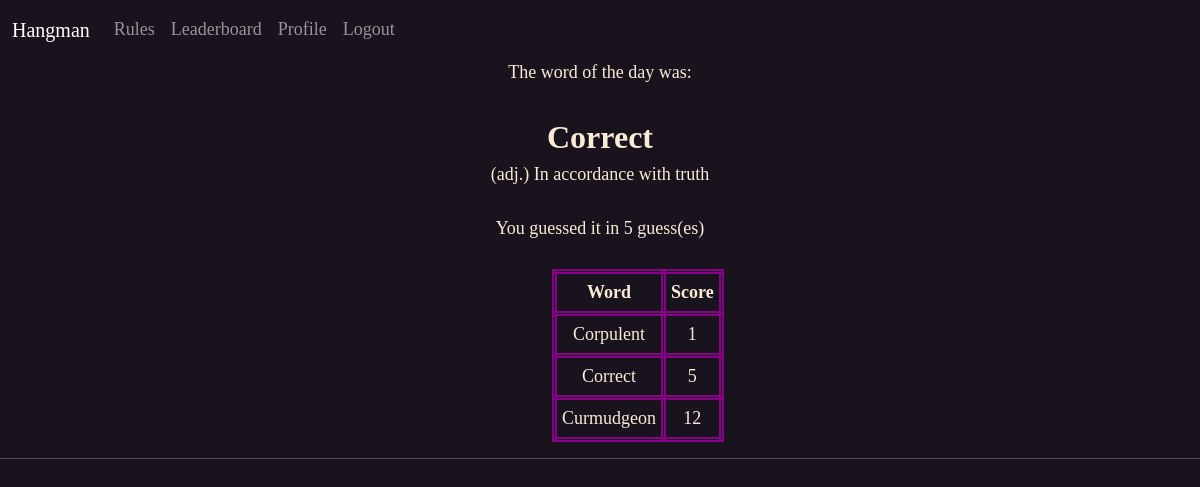
Page /wotd (signed in) on the committed database.
### app/models.py (models this page shows, shortened)
class Words(db.Model):
    id = db.Column(db.Integer, primary_key=True)
    word = db.Column(db.String(60), index=True, unique=True)
    definition = db.Column(db.String(60), index=True, unique=True)

### app/routes.py (the view)
@app.route('/wotd', methods=['GET'])
@login_required
def wotd():
    dict = {}
    for score in Scores.query.filter_by(user_id=current_user.id).all():
        dict[f"{Words.query.get(score.word_id).word}"] = f"{score.number_of_guesses}"
    return render_template('wotd.html', word=answer.capitalize(),
                           score=Scores.query.filter_by(
                               user_id=current_user.id, word_id=wordID).first_or_404().number_of_guesses,
                           definition=definition, dict=dict)

### app/models.py (called while the page is built)
@login.user_loader
def load_user(id):
    return User.query.get(int(id))

### app/routes.py (called while the page is built)
@app.before_request
def before_request():
    if current_user.is_authenticated:
        current_user.last_seen = datetime.utcnow()
        db.session.commit()

### app/templates/wotd.html
{% extends 'base.html' %}
{%block content%}
<div id="wotd">
    The word of the day was: <br><br><strong style="font-size: xx-large;">{{word}}</strong> <br> {{definition}} <br><br>
    You guessed it in {{score}} guess(es)
    <br><br>
    <table id="stats">
        <tr>
            <th style="border: 5px double darkmagenta; padding: 5px;">Word</th>
            <th style="border: 5px double darkmagenta; padding: 5px;">Score</th>
        </tr>
        {% for key,value in dict.items() %}
        <tr>
            <td style="border: 5px double darkmagenta; padding: 5px;">{{key}}</td>
            <td style="border: 5px double darkmagenta; padding: 5px; text-align: center;">{{value}}</td>
        </tr>
        {% endfor %}
    </table>
</div>
{%endblock%}

### app/static/Hangman.css (style rules this page uses)
body { background-color: rgb(25, 19, 29); color: antiquewhite; font-family: cursive, 'Times New Roman', Times, serif, Georgia; font-size: large; }
.slides, #wotd { text-align: center; }
#stats { border: 2px groove whitesmoke; position: relative; left: 46%; }

### rows in the picture
Words: word "Correct", definition "(adj.) In accordance with truth", value "5"
Words: word "Corpulent", value "1"
Words: word "Curmudgeon", value "12"

### other values in the picture
{{ score }} "5"
